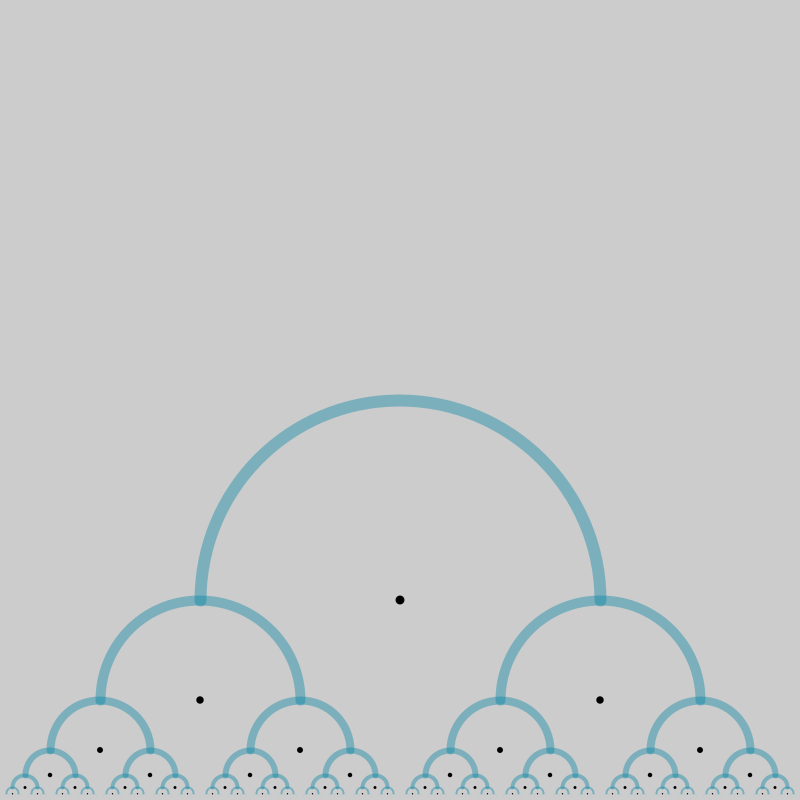
Frame 1 (no input)
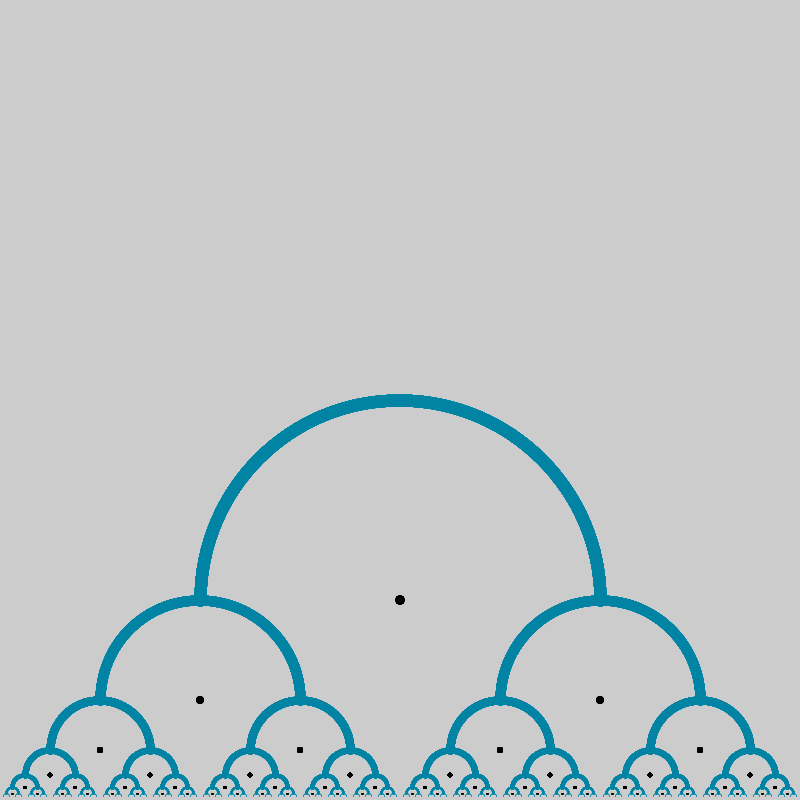
Frame 60 (the mouse pressed at the canvas centre just before this capture)
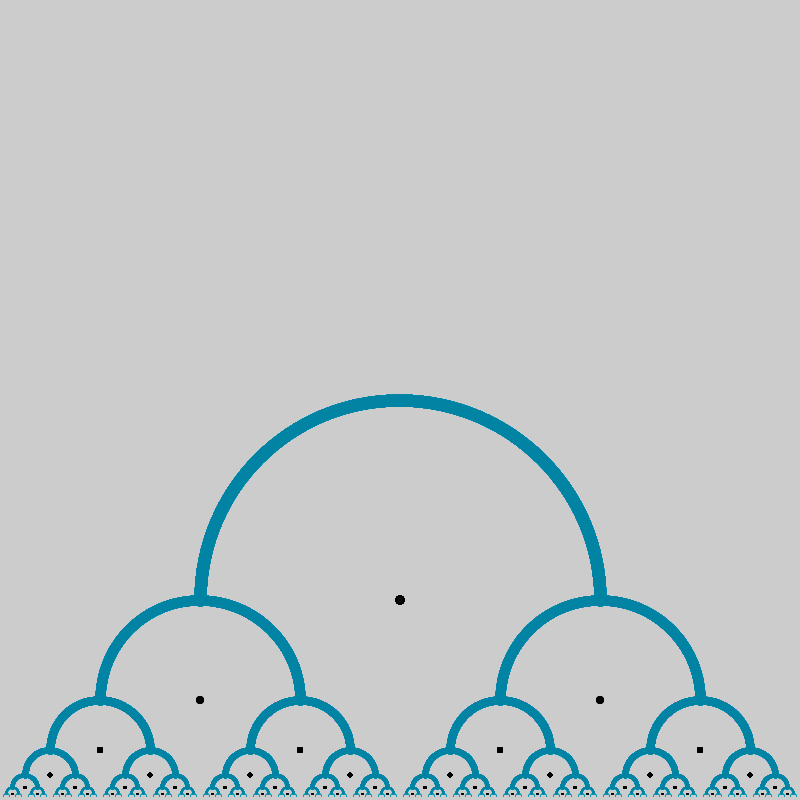
Frame 120 (the mouse held since frame 60 and released just before this capture)

The Processing sketch that drew these frames (run headless with seeded random() and noise(); from frame 60 on, the mouse is pressed at the canvas centre):

// Processing sketch: Rekursion_Round
// ── Rekursion_Round.pde

int recursionLevel = 6;
float startRadius =200;

void setup(){
    size(800,800);
}

void draw(){
  drawBranch(width/2,height/2+startRadius,startRadius, recursionLevel);
}


void drawBranch(float x, float y, float radius, int level){
  
 strokeWeight(level*2);
  stroke(0,130,164,100);
  noFill();
  arc(x,y, radius*2, radius*2,-PI, 0);

fill(0);
noStroke();
ellipse(x,y,level*1.5,level*1.5);

if(level>0){
  drawBranch(x-radius, y+radius/2, radius/2, level-1);
  drawBranch(x+radius,y+radius/2, radius/2, level-1);
}
}
